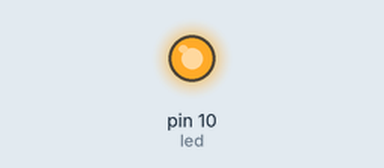
Simulated run of this sketch. Board: Arduino Uno, built with avr-gcc and run on an emulated ATmega328P. On the bench: output pins drawn as LEDs (lit = HIGH).

Above: at 1.0 s.
At 3.5 s:
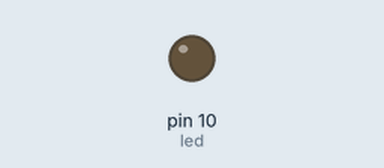
Timing chart, 0 to 6.5 s (numbered marks = the images above):
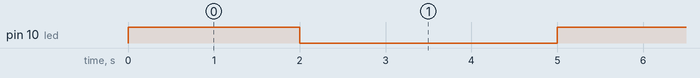

Measured:
- by itself, pin 10 (led): alternates HIGH for 2.0 s and LOW for 3.0 s

The sketch:

LedBlinkRegistriy.ino
```cpp
void setup() {
  DDRB = DDRB | (1 << 2); //pinMode(10, OUTPUT);
  }

  //LED on for 2000 millisec
  //LED off for 3000 millisec
  void loop() {
  PORTB = PORTB | (1 << 2); //digitalWrite(10, HIGH); turn on led on pin 10
  delay(2000);
  PORTB = PORTB ^ (1 << 2);//digitalWrite(10, LOW); turn off led on pin 10
  delay(3000);
  }
```
